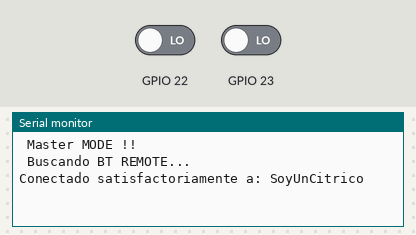
Recording of a sketch running on a simulated ESP32. On the bench: the last lines printed to the serial monitor. The test bench sets the inputs (shaded band); at power-on: GPIO 22 LOW, GPIO 23 LOW. Nothing arrives over Bluetooth unless stated.

Above: at 1.2 s.
1.3 s: GPIO 22 driven HIGH
At 1.46 s:
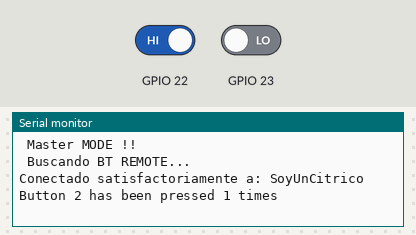
3.0 s: GPIO 23 driven HIGH
At 3.01 s:
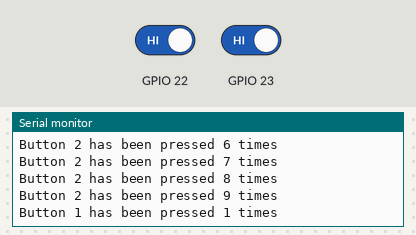
Timing chart, 0 to 6.0 s (numbered marks = the images above; inputs shaded):
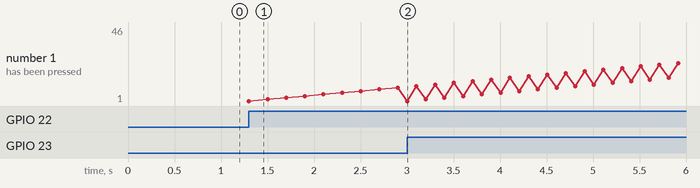

The sketch:

controlESP32BT.ino
```cpp
#include "BluetoothSerial.h"
BluetoothSerial SerialBT;

struct Button {
  const uint8_t pin;
  uint32_t numberKeyPresses;
  unsigned long startDebounce;
  bool pressed;
};

uint8_t address[6]  = {0x20, 0x16, 0x05, 0x10, 0x06, 0x82};
String name = "SoyUnCitrico";
char *pin = "1489";
unsigned long debounceTime = 200000;
bool connected;
Button buttonOn = {22, 0 , 0, false };
Button buttonOff = {23, 0 , 0, false };

void setup() {
  Serial.begin(115200);
  //SerialBT.setPin(pin);z
  SerialBT.begin("ESP32test", true);
  SerialBT.setPin(pin);
  Serial.println(" Master MODE !!");
  Serial.println(" Buscando BT REMOTE...");

  connected = SerialBT.connect(name);
  //connected = SerialBT.connect(address);

  if(connected) {
    Serial.print("Conectado satisfactoriamente a: ");
    Serial.println(name);
  } else {
    while(!SerialBT.connected(10000)) {
      Serial.println("Fallo al conectar, revisa el estado del dispositivo BT y reinicia el ESP32");
    }
  }

}

void loop() {
  if ( digitalRead(buttonOn.pin) && micros() - buttonOn.startDebounce > debounceTime) {
    buttonOn.startDebounce = micros();
    buttonOn.numberKeyPresses++;
    buttonOn.pressed = true;
  }
  if ( digitalRead(buttonOff.pin) && micros() - buttonOff.startDebounce > debounceTime) {
    buttonOff.startDebounce = micros();
    buttonOff.numberKeyPresses++;
    buttonOff.pressed = true;
  }

//  if(SerialBT.available()) {
//    Serial.write(SerialBT.read());
//    SerialBT.flush();
//  }

  if (buttonOff.pressed) {
      Serial.printf("Button 1 has been pressed %u times\n", buttonOff.numberKeyPresses);
      SerialBT.println("0");
      buttonOff.pressed = false;
  }

  if (buttonOn.pressed) {
      Serial.printf("Button 2 has been pressed %u times\n", buttonOn.numberKeyPresses);
      SerialBT.println("1");
      buttonOn.pressed = false;
  }
}
```

Measured:
- after the input at 1.3 s, the serial monitor: prints a new line at once (image 1)
- after the input at 3.0 s, the serial monitor: prints a new line at once (image 2)
